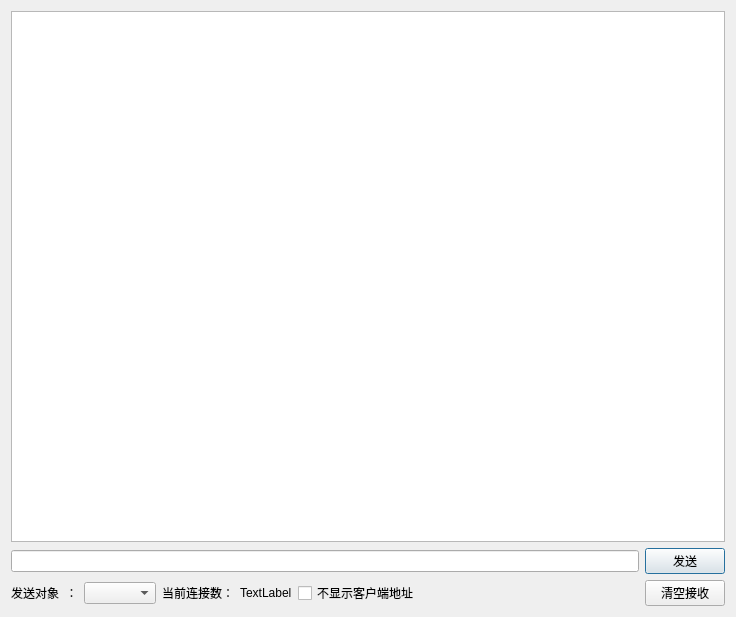
<?xml version="1.0" encoding="UTF-8"?>
<ui version="4.0">
 <class>Dialog</class>
 <widget class="QDialog" name="Dialog">
  <property name="windowModality">
   <enum>Qt::NonModal</enum>
  </property>
  <property name="geometry">
   <rect>
    <x>0</x>
    <y>0</y>
    <width>736</width>
    <height>617</height>
   </rect>
  </property>
  <property name="windowTitle">
   <string>TCP服务器</string>
  </property>
  <layout class="QGridLayout" name="gridLayout">
   <item row="0" column="0">
    <layout class="QVBoxLayout" name="verticalLayout">
     <item>
      <widget class="QTextBrowser" name="textBrowser"/>
     </item>
     <item>
      <layout class="QHBoxLayout" name="horizontalLayout_3">
       <item>
        <widget class="QLineEdit" name="lineEditMsg"/>
       </item>
       <item>
        <widget class="QPushButton" name="btnSend">
         <property name="text">
          <string>发送</string>
         </property>
        </widget>
       </item>
      </layout>
     </item>
     <item>
      <layout class="QHBoxLayout" name="horizontalLayout_2">
       <item>
        <widget class="QLabel" name="label_2">
         <property name="text">
          <string>发送对象  ：</string>
         </property>
        </widget>
       </item>
       <item>
        <widget class="QComboBox" name="comboBoxObj"/>
       </item>
       <item>
        <widget class="QLabel" name="label">
         <property name="text">
          <string>当前连接数：</string>
         </property>
        </widget>
       </item>
       <item>
        <widget class="QLabel" name="labelNum">
         <property name="text">
          <string>TextLabel</string>
         </property>
        </widget>
       </item>
       <item alignment="Qt::AlignRight">
        <widget class="QCheckBox" name="checkBoxHideIP">
         <property name="text">
          <string>不显示客户端地址   </string>
         </property>
        </widget>
       </item>
       <item>
        <spacer name="horizontalSpacer_2">
         <property name="orientation">
          <enum>Qt::Horizontal</enum>
         </property>
         <property name="sizeHint" stdset="0">
          <size>
           <width>40</width>
           <height>20</height>
          </size>
         </property>
        </spacer>
       </item>
       <item>
        <widget class="QPushButton" name="btnClear">
         <property name="text">
          <string>清空接收</string>
         </property>
        </widget>
       </item>
      </layout>
     </item>
     <item>
      <layout class="QHBoxLayout" name="horizontalLayout"/>
     </item>
    </layout>
   </item>
  </layout>
 </widget>
 <layoutdefault spacing="6" margin="11"/>
 <resources/>
 <connections/>
</ui>
